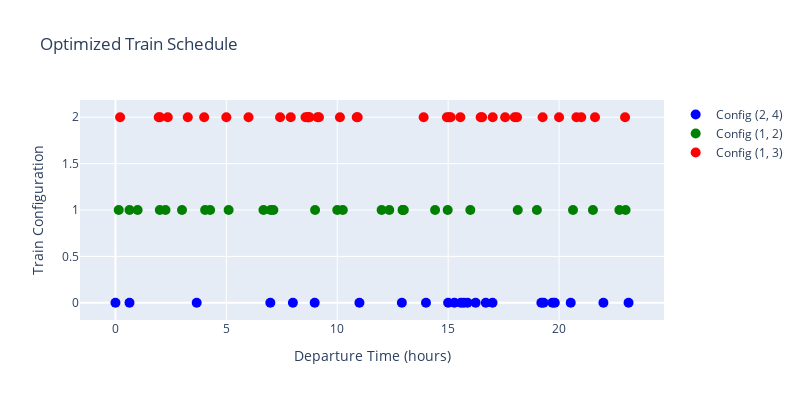

Notebook source saved alongside this figure:
### Code cell
import plotly
import plotly.graph_objects as go


def draw_train_schedule(carriage_configurations_sol, departure_times_sol, title="Train Schedule"):
    """Function to visualize the train schedule and configurations."""
    fig = go.Figure()

    # Extract train departure times and configurations
    departure_times = [(departure_time-datetime(2000, 1, 1, hour=0)).total_seconds() / 3600 for departure_time in departure_times_sol]
    config_list = list(set(carriage_configurations_sol))
    configurations = [config_list.index(config) for config in carriage_configurations_sol]

    # Define configuration colors and labels
    config_colors = {0: 'blue', 1: 'green', 2: 'red'}
    if len(config_list) == 3:
        config_labels = {0: 'Config '+str(config_list[0]), 1: 'Config '+str(config_list[1]), 2: 'Config '+str(config_list[2])}
    elif len(config_list) == 2:
        config_labels = {0: 'Config '+str(config_list[0]), 1: 'Config '+str(config_list[1]), 2: 'Config 3'}
    else:
        config_labels = {0: 'Config '+str(config_list[0]), 1: 'Config 2', 2: 'Config 3'}

    # Create a scatter plot for each configuration, keeping lines intact
    for config in range(train_configurations):
        config_times = [departure_times[i] for i in range(len(configurations)) if configurations[i] == config]
        config_y = [configurations[i] for i in range(len(configurations)) if configurations[i] == config]
        
        # # Keep lines intact
        # fig.add_trace(go.Scatter(
        #     x=departure_times,
        #     y=configurations,
        #     mode='lines',
        #     line=dict(color='gray'),
        #     showlegend=False
        # ))

        if config_times:
            fig.add_trace(go.Scatter(
                x=config_times,
                y=config_y,
                mode='markers',
                name=config_labels[config],
                marker=dict(size=10, color=config_colors[config])
            ))
    
    fig.update_layout(
        title=title,
        xaxis_title='Departure Time (hours)',
        yaxis_title='Train Configuration',
        width=800,
        height=400,
        showlegend=True
    )
    
    fig.show()

# Example usage
# optimized_trains = your optimized train schedule dictionary
draw_train_schedule(optimized_trains[0], optimized_trains[1], title="Optimized Train Schedule")

### Figure 1 — Plotly figure (JSON) as saved in the notebook; plotly's stock layout.template omitted (floating-point values rounded to 4 significant figures)
{"data": [{"marker": {"color": "blue", "size": 10}, "mode": "markers", "name": "Config (2, 4)", "type": "scatter", "x": [0, 8, 11, 14, 15, 17, 22, 3.663, 8.983, 12.91, 15.28, 15.57, 19.2, 19.7, 0.6331, 15.88, 20.53, 6.983, 15.71, 19.81, 19.3, 23.13, 16.7, 16.24], "y": [0, 0, 0, 0, 0, 0, 0, 0, 0, 0, 0, 0, 0, 0, 0, 0, 0, 0, 0, 0, 0, 0, 0, 0]}, {"marker": {"color": "green", "size": 10}, "mode": "markers", "name": "Config (1, 2)", "type": "scatter", "x": [1, 2, 3, 7, 9, 10, 12, 13, 16, 19, 23, 6.673, 7.121, 4.042, 0.1473, 14.41, 20.63, 12.35, 18.14, 0.6347, 4.267, 12.95, 21.53, 5.102, 12.95, 22.72, 14.98, 2.256, 10.25], "y": [1, 1, 1, 1, 1, 1, 1, 1, 1, 1, 1, 1, 1, 1, 1, 1, 1, 1, 1, 1, 1, 1, 1, 1, 1, 1, 1, 1, 1]}, {"marker": {"color": "red", "size": 10}, "mode": "markers", "name": "Config (1, 3)", "type": "scatter", "x": [4, 5, 6, 18, 20, 21, 3.261, 8.75, 9.11, 10.88, 15.11, 16.47, 19.26, 21.62, 9.174, 1.951, 8.67, 8.692, 17.01, 14.94, 18.11, 7.902, 13.89, 15.55, 16.53, 2.359, 10.92, 2.008, 15.04, 17.57, 8.674, 20.78, 22.98, 10.12, 0.2098, 7.423, 8.57], "y": [2, 2, 2, 2, 2, 2, 2, 2, 2, 2, 2, 2, 2, 2, 2, 2, 2, 2, 2, 2, 2, 2, 2, 2, 2, 2, 2, 2, 2, 2, 2, 2, 2, 2, 2, 2, 2]}], "layout": {"height": 400, "showlegend": true, "title": {"text": "Optimized Train Schedule"}, "width": 800, "xaxis": {"title": {"text": "Departure Time (hours)"}}, "yaxis": {"title": {"text": "Train Configuration"}}}}
